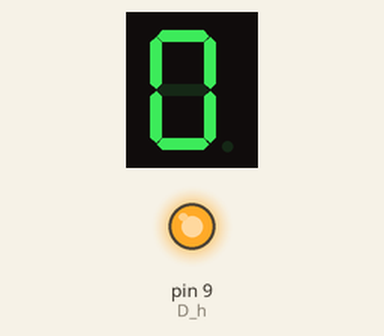
Recording of a sketch running on a simulated Arduino Uno, built with avr-gcc and run on an emulated ATmega328P. Shown: 1-digit seven-segment display, output pins drawn as LEDs (lit = HIGH). Wiring (inferred from the names in the program): 1-digit 7-segment display, segments lit when LOW: segments pin 2, pin 3, pin 4, pin 5, pin 6, pin 7, pin 8. The segment pins are drawn as the display they are named for; pins used as bus, display or sensor lines are not drawn.

Above: at 0.1 s.
At 10.1 s:
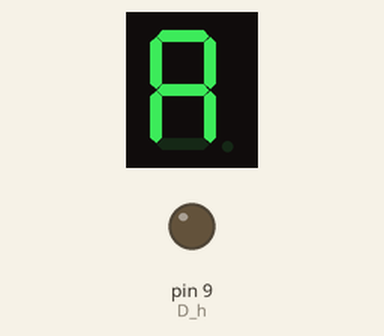
At 12.1 s:
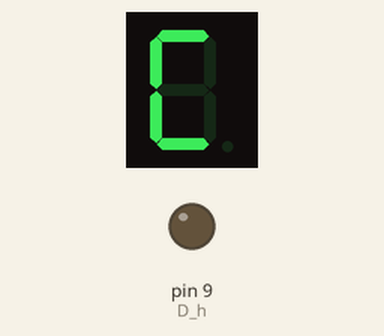
At 15.1 s:
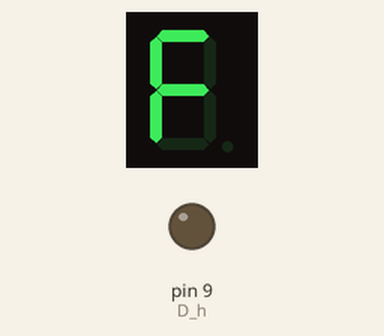
Timing chart, 0 to 35.5 s (numbered marks = the images above):
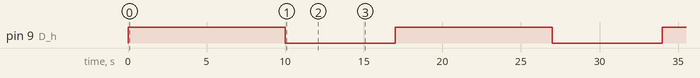

The sketch:

singularLedDisTest.ino
```cpp
#define D_a 2  //数码管a 接引脚 2
#define D_b 3
#define D_c 4
#define D_d 5
#define D_e 6
#define D_f 7
#define D_g 8
#define D_h 9

//数码管0-F数字码值
unsigned char num[17][8] =
{
 //1为点亮，0为关闭，a表示数码管a的led灯，其他类似
 //a  b  c  d  e  f  g  h
  {1, 1, 1, 1, 1, 1, 0, 0},     //0
  {0, 1, 1, 0, 0, 0, 0, 0},     //1
  {1, 1, 0, 1, 1, 0, 1, 0},     //2
  {1, 1, 1, 1, 0, 0, 1, 0},     //3
  {0, 1, 1, 0, 0, 1, 1, 0},     //4
  {1, 0, 1, 1, 0, 1, 1, 0},     //5
  {1, 0, 1, 1, 1, 1, 1, 0},     //6
  {1, 1, 1, 0, 0, 0, 0, 0},     //7
  {1, 1, 1, 1, 1, 1, 1, 0},     //8
  {1, 1, 1, 1, 0, 1, 1, 0},     //9
  {1, 1, 1, 0, 1, 1, 1, 1},     //A
  {1, 1, 1, 1, 1, 1, 1, 1},     //B
  {1, 0, 0, 1, 1, 1, 0, 1},     //C
  {1, 1, 1, 1, 1, 1, 0, 1},     //D
  {1, 0, 0, 1, 1, 1, 1, 1},     //E
  {1, 0, 0, 0, 1, 1, 1, 1},     //F
  {0, 0, 0, 0, 0, 0, 0, 1},     //.
};

void setup()
{
  pinMode(D_a,OUTPUT);        //设置引脚为输出
  pinMode(D_b,OUTPUT);        //设置引脚为输出
  pinMode(D_c,OUTPUT);        //设置引脚为输出
  pinMode(D_d,OUTPUT);        //设置引脚为输出
  pinMode(D_e,OUTPUT);        //设置引脚为输出
  pinMode(D_f,OUTPUT);        //设置引脚为输出
  pinMode(D_g,OUTPUT);        //设置引脚为输出
  pinMode(D_h,OUTPUT);        //设置引脚为输出
}

void loop()
{
  //按顺序显示0123456789ABCDEF.
  for( int i = 0 ; i < 17 ; i++)        //循环显示0-9
  {
    digitalWrite(D_a,1 - num[i][0]);  //设置a 引脚的电平
    digitalWrite(D_b,1 - num[i][1]);  //设置b 引脚的电平
    digitalWrite(D_c,1 - num[i][2]);  //设置c 引脚的电平
    digitalWrite(D_d,1 - num[i][3]);  //设置d 引脚的电平
    digitalWrite(D_e,1 - num[i][4]);  //设置e 引脚的电平
    digitalWrite(D_f,1 - num[i][5]);  //设置f 引脚的电平
    digitalWrite(D_g,1 - num[i][6]);  //设置g 引脚的电平
    digitalWrite(D_h,1 - num[i][7]);  //设置h 引脚的电平

    delay(1000);            //延迟1秒
  }
}
```

Measured:
- by itself, pin 9 (D_h): alternates HIGH for 10.0 s and LOW for 7.0 s
- by itself, everything shown: repeats every 17.0 s, in 17 steps
- what the display in image 1 shows lasts 1.0 s, from 10.0 s to 11.0 s
